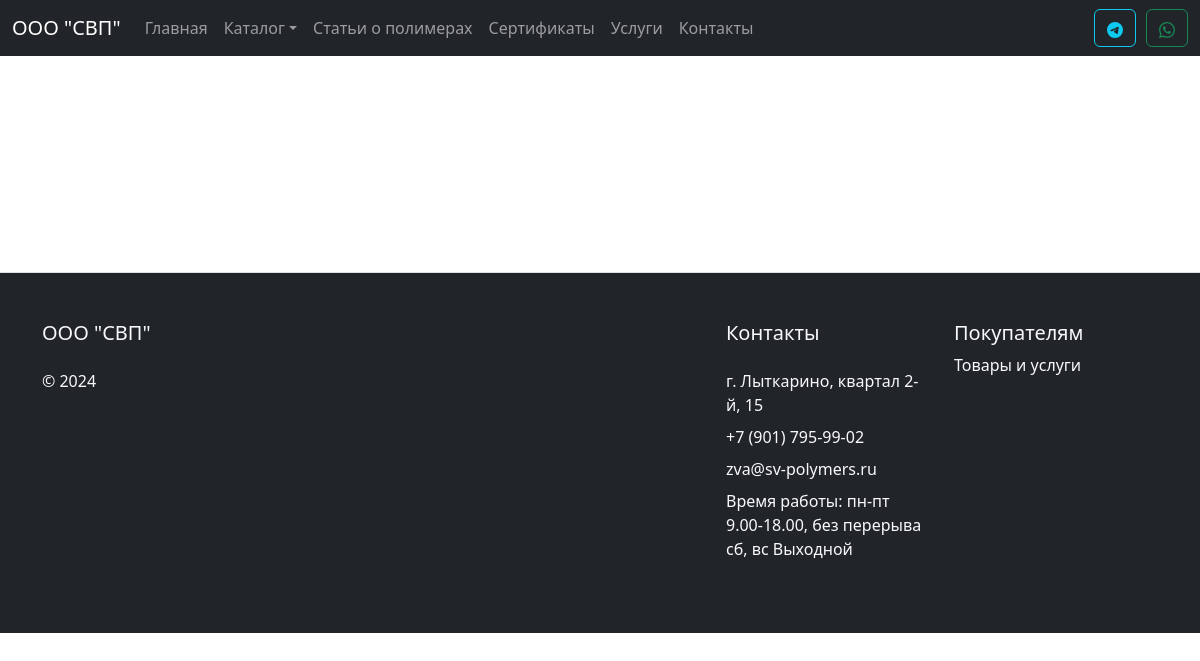
The page /catalog/pvc_rod/products.php on the database as committed earlier.
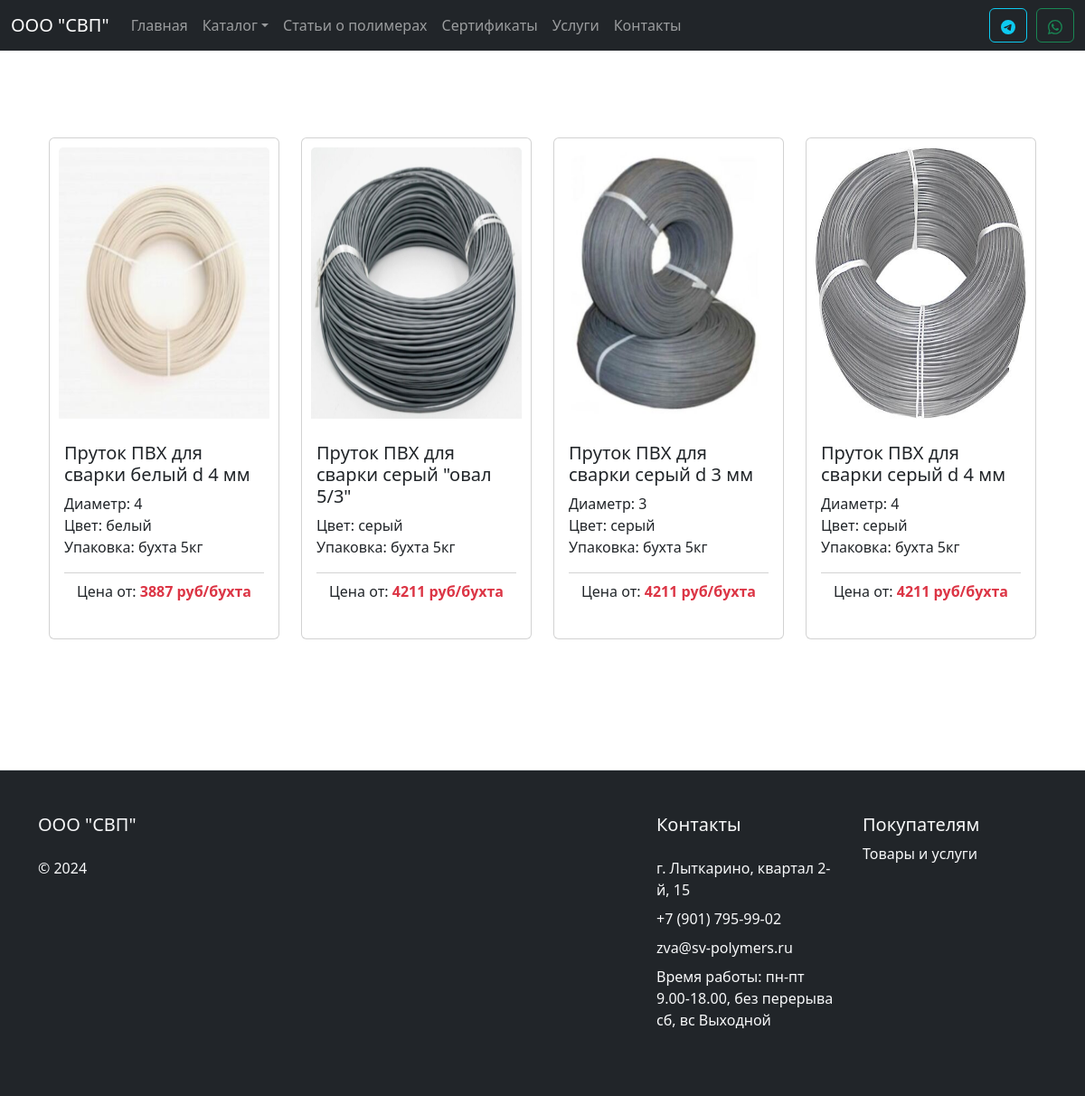
The same page on the database as committed later.
### tables this page shows
CREATE TABLE `products_pvc_rod` (
  `id` int(5) NOT NULL COMMENT 'Идентификатор',
  `name` varchar(100) NOT NULL COMMENT 'Наименование',
  `category` varchar(2) NOT NULL COMMENT 'Карегория',
  `subcategory` varchar(2) NOT NULL COMMENT 'Подкатегория',
  `image` varchar(50) NOT NULL COMMENT 'Изображение',
  `price` int(10) NOT NULL COMMENT 'Цена',
  `opt_price` int(10) NOT NULL COMMENT 'Оптовая цена',
  `pack` varchar(100) NOT NULL COMMENT 'Упаковка',
  `description` varchar(1000) NOT NULL COMMENT 'Описание',
  `color` varchar(100) NOT NULL COMMENT 'Цвет',
  `diameter` int(5) DEFAULT NULL COMMENT 'Диаметр',
  `applying` varchar(2000) NOT NULL COMMENT 'Применение',
  `instruction` varchar(2000) NOT NULL COMMENT 'Инструкция'
);

### catalog/pvc_rod/products.php (the view, shortened to what this page needs)
<?
include_once $_SERVER['DOCUMENT_ROOT'] . "/modules/header.php";
require($_SERVER['DOCUMENT_ROOT'] . '/database/db.php');
$subcategory = $_GET['sub'];
if ($subcategory) {
  $sql = "SELECT * FROM products_pvc_rod WHERE subcategory = $subcategory";
} else {
  $sql = "SELECT * FROM products_pvc_rod";
}
$result = $conn->query($sql);
if ($result->num_rows != 0) {
  $products = $result->fetch_all(MYSQLI_ASSOC);
}
?>
<div class="container my-5">
  <div class="container mt-5 mb-5">
    <div class="row row-cols-1 row-cols-md-4 g-4 justify-content-center">
      <?php foreach ($products as $product): ?>
        <div class="col">
          <a href="/catalog/pvc_rod/product?id=<?= $product['id']; ?>" class="card h-100 ki-card">
            <div style="padding:10px;">
              <img style="width: 100%; height: 300px;" src=<?= '/assets/images/catalog/' . $product['image'] ?> class="card-img-top" alt=<?= $product['name'] ?>>
            </div>
            <div class="card-body d-flex flex-column ">
              <h5 class="card-title"><?= $product['name'] ?></h5>
              <p class="card-text">
                <?php if ($product['diameter']) { ?>
                  Диаметр: <?= $product['diameter'] ?><br>
                <? } ?>
                Цвет: <?= $product['color'] ?><br>
                Упаковка: <?= $product['pack'] ?><br>
              <div class="card-footer bg-transparent d-flex justify-content-center px-0">
                <p>Цена от: <strong class="text-danger"><?= $product['price']; ?> руб/бухта</strong></p>
              </div>
            </div>
          </a>
        </div>
      <?php endforeach; ?>
    </div>
  </div>
</div>
<? include_once $_SERVER['DOCUMENT_ROOT'] . "/modules/footer.php"; ?>

Rows that differ between the two databases and show on the page:
added products_pvc_rod: image (picture), name "Пруток ПВХ для сварки белый d 4 мм", diameter "4", color "белый", pack "бухта 5кг", price "3887"
added products_pvc_rod: image (picture), name "Пруток ПВХ для сварки серый \"овал 5/3\"", color "серый", pack "бухта 5кг", price "4211"
added products_pvc_rod: image (picture), name "Пруток ПВХ для сварки серый d 3 мм", diameter "3", color "серый", pack "бухта 5кг", price "4211"
added products_pvc_rod: image (picture), name "Пруток ПВХ для сварки серый d 4 мм", diameter "4", color "серый", pack "бухта 5кг", price "4211"
